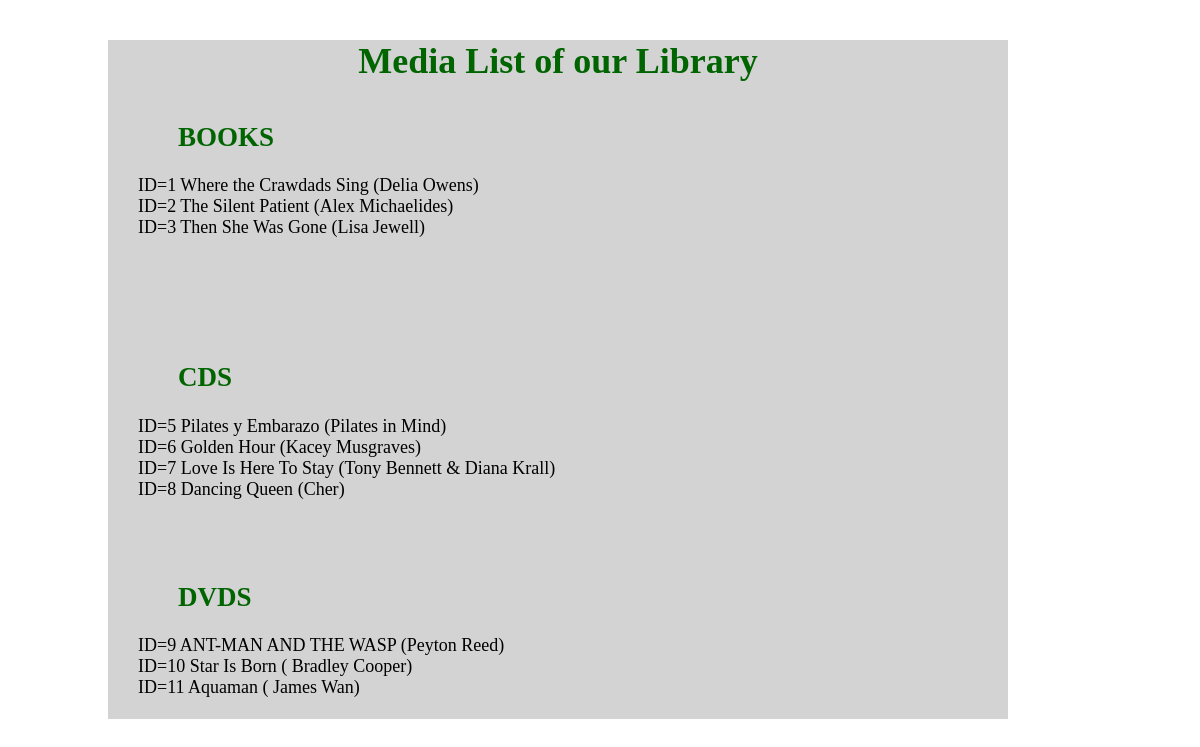
Screenshot of /datab1.php with the database file from the repository.
### tables this page shows
CREATE TABLE `books` (
  `book_id` int(11) NOT NULL,
  `title` varchar(60) DEFAULT NULL,
  `author` varchar(60) DEFAULT NULL,
  `author_id` int(11) DEFAULT NULL,
  `image` blob,
  `ISBN_code` int(11) DEFAULT NULL,
  `publish_year` int(11) DEFAULT NULL,
  `publisher` varchar(60) DEFAULT NULL,
  `publisher_id` int(11) DEFAULT NULL,
  `type` varchar(60) DEFAULT NULL,
  `short_description` text
);

CREATE TABLE `cds` (
  `cd_id` int(11) NOT NULL,
  `title` varchar(60) DEFAULT NULL,
  `author` varchar(60) DEFAULT NULL,
  `author_id` int(11) DEFAULT NULL,
  `image` blob,
  `publish_year` int(11) DEFAULT NULL,
  `publisher` varchar(60) DEFAULT NULL
);

CREATE TABLE `dvds` (
  `dvd_id` int(11) NOT NULL,
  `title` varchar(60) DEFAULT NULL,
  `director` varchar(60) DEFAULT NULL,
  `actors` varchar(60) DEFAULT NULL,
  `image` blob,
  `publish_year` int(11) DEFAULT NULL,
  `short_description` text
);

### datab1.php (the view, shortened to what this page needs)
<!DOCTYPE html>
<html lang="en">
<head>
<link rel="stylesheet" type="text/css" href="datab1.css">
</head>
<body>
	<div class="media">
		<h1> Media List of our Library</h1>
		<div class="med">
	<h2> BOOKS</h2>
<?php
$servername = "localhost";
$username = "root";
$password = "";
$dbname = "cr10_maha_mahmoud_biglibrary";
$conn = mysqli_connect($servername, $username, $password, $dbname);
 $sql = "SELECT book_id, title, author FROM books";
    $result = mysqli_query($conn, $sql);
    while($row = mysqli_fetch_assoc($result)) {
        printf("ID=%s %s (%s) <br>",
            $row["book_id"], $row["title"], $row["author"]) ;
    }
    echo "<br> </div>";
    echo "<div class='med1'><br> ";
    echo "<br>";
    echo "<br> <h2> CDS</h2>";
    $sql = "SELECT cd_id, title, author FROM cds";
    $result = mysqli_query($conn, $sql);
    while($row = mysqli_fetch_assoc($result)) {
        printf("ID=%s %s (%s) <br>",
            $row["cd_id"], $row["title"], $row["author"]) ;
    }
    echo "<br> </div>";
    echo "<div class='med2'<br>";
    echo "<br> <h2> DVDS</h2>";
    $sql = "SELECT dvd_id, title, director FROM dvds";
    $result = mysqli_query($conn, $sql);
    while($row = mysqli_fetch_assoc($result)) {
        printf("ID=%s %s (%s) <br>",
            $row["dvd_id"], $row["title"], $row["director"]) ;
    }
    echo "<br> </div>";
?>
</div>
</body>
</html>

### datab1.css (style rules this page uses)
h1 { margin-top: 20px; text-align: center; color: darkgreen; }
h2 { color: darkgreen; margin-top: 40px; margin-left: 40px; }
.media { width: 900px; height: auto; margin-left: 100px; margin-top: 40px; font-size: 18px; background-color: lightgrey; }
.med { margin-left: 30px; }
.med1 { margin-left: 30px; }
.med2 { margin-left: 30px; }

### rows the page displays
books: book_id "1", title "Where the Crawdads Sing", author "Delia Owens"
books: book_id "2", title "The Silent Patient", author "Alex Michaelides"
books: book_id "3", title "Then She Was Gone", author "Lisa Jewell"
cds: cd_id "5", title "Pilates y Embarazo", author "Pilates in Mind"
cds: cd_id "6", title "Golden Hour", author "Kacey Musgraves"
cds: cd_id "7", title "Love Is Here To Stay", author "Tony Bennett & Diana Krall"
cds: cd_id "8", title "Dancing Queen", author "Cher"
dvds: dvd_id "9", title "ANT-MAN AND THE WASP", director "Peyton Reed"
dvds: dvd_id "10", title "Star Is Born", director "Bradley Cooper"
dvds: dvd_id "11", title "Aquaman", director "James Wan"
